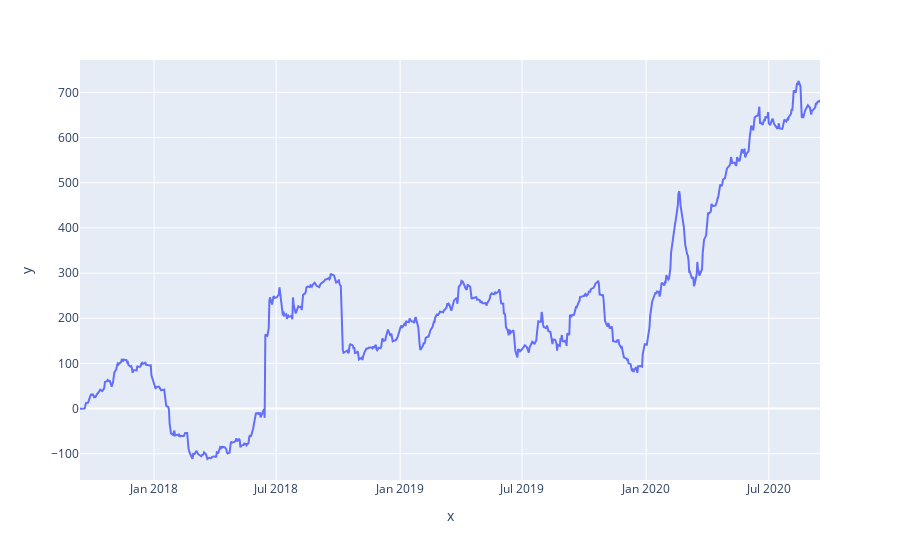

The code cell stored with this chart in its notebook:
### Code cell
px.line(x=result_sum.index, y=result_sum.profit_loss)

### Figure 1 — Plotly figure (JSON) as saved in the notebook; plotly's stock layout.template omitted (floating-point values rounded to 4 significant figures; data arrays with more than 128 entries replaced by an {"elided": "..."} marker saying what was removed)
{"data": [{"hovertemplate": "x=%{x}<br>y=%{y}<extra></extra>", "legendgroup": "", "line": {"color": "#636efa", "dash": "solid"}, "marker": {"symbol": "circle"}, "mode": "lines", "name": "", "orientation": "v", "showlegend": false, "type": "scatter", "x": {"elided": "724 str values"}, "xaxis": "x", "y": {"elided": "724 float values"}, "yaxis": "y"}], "layout": {"legend": {"tracegroupgap": 0}, "margin": {"t": 60}, "xaxis": {"anchor": "y", "domain": [0, 1], "title": {"text": "x"}}, "yaxis": {"anchor": "x", "domain": [0, 1], "title": {"text": "y"}}}}
